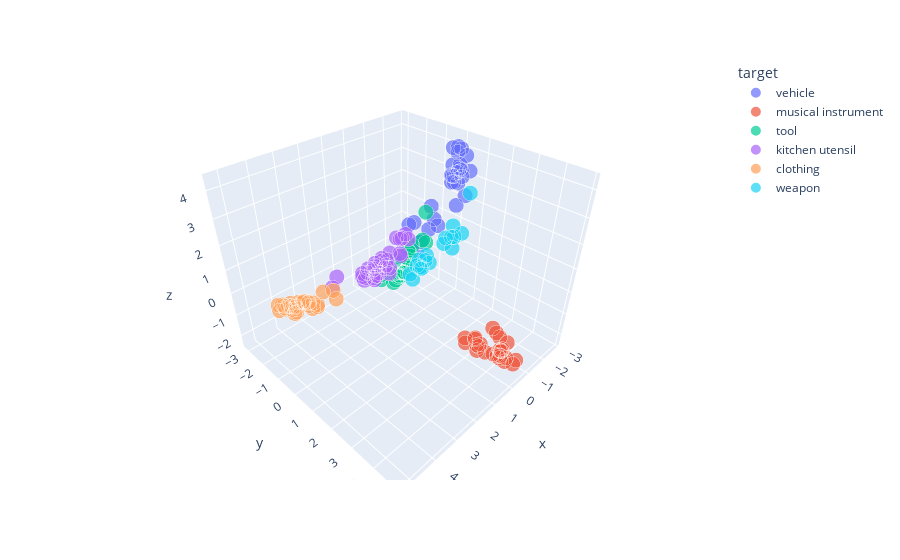

The notebook cell this image was saved under:
### Code cell
transformed_df = pd.DataFrame(transformed_train_X, columns=['x','y','z'])
transformed_df['clusters'] = kmeans.labels_
transformed_df['target'] = train_y.values
transformed_df['name'] = df.index
transformed_df['size'] = [1 for i in range(transformed_df.shape[0])]
px.scatter_3d(transformed_df, x='x', y='y', z='z',
              color='target', hover_data=['name'],size='size', size_max=15)

### Figure 1 — Plotly figure (JSON) as saved in the notebook; plotly's stock layout.template omitted (floating-point values rounded to 4 significant figures)
{"data": [{"customdata": [["(hot air) balloon"], ["airplane"], ["bicycle"], ["boat"], ["bus"], ["car"], ["carriage"], ["cart"], ["go-cart"], ["helicopter"], ["hovercraft"], ["jeep"], ["kick scooter"], ["motorbike (moto)"], ["rocket"], ["scooter (bromfiets)"], ["scooter (brommer)"], ["skateboard"], ["sled"], ["submarine"], ["subway train"], ["taxi"], ["tractor"], ["trailer"], ["train"], ["tram"], ["truck (camion)"], ["truck (vrachtwagen)"], ["van"], ["zeppelin"]], "hovertemplate": "target=vehicle<br>x=%{x}<br>y=%{y}<br>z=%{z}<br>size=%{marker.size}<br>name=%{customdata[0]}<extra></extra>", "legendgroup": "vehicle", "marker": {"color": "#636efa", "size": [1, 1, 1, 1, 1, 1, 1, 1, 1, 1, 1, 1, 1, 1, 1, 1, 1, 1, 1, 1, 1, 1, 1, 1, 1, 1, 1, 1, 1, 1], "sizemode": "area", "sizeref": 0.004444, "symbol": "circle"}, "mode": "markers", "name": "vehicle", "scene": "scene", "showlegend": true, "type": "scatter3d", "x": [-0.3621, -2.282, -0.3127, -1.666, -2.211, -1.9, -0.4801, -0.7376, -0.8958, -2.364, -2.083, -2.034, -0.4068, -1.958, -2.236, -1.711, -1.688, -0.1953, -0.2033, -2.213, -1.978, -1.925, -2.315, -0.9282, -2.115, -2.082, -2.349, -2.474, -2.16, -1.249], "y": [1.072, 0.6176, -0.2686, 0.5914, 0.2619, 0.3047, 0.554, -0.4154, 0.4382, 0.7583, 0.6397, 0.5554, 0.2486, 0.5944, 0.7209, 0.4403, 0.5075, 0.4441, 0.237, 0.3639, 0.2574, 0.7094, 0.2767, 0.2421, 0.3504, 0.295, 0.1706, 0.2196, 0.1217, 1.113], "z": [2.174, 4.033, 1.682, 3.444, 4.075, 4.341, 1.756, 1.54, 1.958, 3.461, 3.3, 3.75, 1.128, 3.629, 2.521, 3.41, 3.413, 1.297, 0.8051, 2.918, 2.983, 3.611, 3.301, 2.398, 3.356, 2.975, 4.216, 4.118, 3.566, 2.639]}, {"customdata": [["accordion"], ["bagpipe"], ["banjo"], ["bass guitar"], ["bassoon"], ["cello"], ["clarinet"], ["cymbals"], ["double bass"], ["drum"], ["drum set"], ["flute"], ["guitar"], ["harmonica"], ["harp"], ["harpsichord"], ["organ"], ["pan flute"], ["piano"], ["recorder"], ["saxophone"], ["synthesizer"], ["tambourine"], ["triangle"], ["trombone"], ["trumpet"], ["violin"]], "hovertemplate": "target=musical instrument<br>x=%{x}<br>y=%{y}<br>z=%{z}<br>size=%{marker.size}<br>name=%{customdata[0]}<extra></extra>", "legendgroup": "musical instrument", "marker": {"color": "#EF553B", "size": [1, 1, 1, 1, 1, 1, 1, 1, 1, 1, 1, 1, 1, 1, 1, 1, 1, 1, 1, 1, 1, 1, 1, 1, 1, 1, 1], "sizemode": "area", "sizeref": 0.004444, "symbol": "circle"}, "mode": "markers", "name": "musical instrument", "scene": "scene", "showlegend": true, "type": "scatter3d", "x": [0.4076, 0.235, -0.1379, -0.1331, -0.3249, -0.2048, -0.286, -0.4773, -0.3446, 0.1776, -0.4617, -0.4875, 0.2496, -0.1879, -0.2244, -0.4544, -0.274, 0.1311, -0.1765, 0.1103, -0.5003, -0.3814, 0.194, -0.3469, -0.6521, -0.6213, -0.1727], "y": [3.818, 3.986, 4.363, 4.319, 4.273, 4.865, 4.147, 3.035, 4.876, 3.477, 3.905, 4.046, 4.316, 3.477, 4.558, 4.231, 4.17, 3.571, 4.539, 3.522, 4.182, 3.782, 3.096, 2.672, 4.078, 4.035, 4.556], "z": [-1.152, -1.432, -1.715, -1.372, -1.784, -1.687, -1.798, -1.85, -1.589, -1.194, -1.032, -2.087, -1.273, -1.671, -1.627, -1.596, -0.9464, -1.699, -0.8801, -1.474, -1.738, -0.8375, -1.601, -2.004, -1.903, -1.875, -1.76]}, {"customdata": [["anvil"], ["axe"], ["chisel"], ["clamp"], ["crowbar (breekijzer)"], ["crowbar (koevoet)"], ["drill"], ["file"], ["filling knife"], ["grinding disc"], ["hammer"], ["lawn mower"], ["level"], ["nail"], ["oil can"], ["paint brush"], ["pickaxe"], ["plane"], ["plough"], ["rope"], ["saw"], ["screw wrench (engelse sleutel)"], ["screwdriver"], ["shovel"], ["tongs"], ["vacuum cleaner"], ["wheelbarrow"], ["wire brush"], ["wrench"]], "hovertemplate": "target=tool<br>x=%{x}<br>y=%{y}<br>z=%{z}<br>size=%{marker.size}<br>name=%{customdata[0]}<extra></extra>", "legendgroup": "tool", "marker": {"color": "#00cc96", "size": [1, 1, 1, 1, 1, 1, 1, 1, 1, 1, 1, 1, 1, 1, 1, 1, 1, 1, 1, 1, 1, 1, 1, 1, 1, 1, 1, 1, 1], "sizemode": "area", "sizeref": 0.004444, "symbol": "circle"}, "mode": "markers", "name": "tool", "scene": "scene", "showlegend": true, "type": "scatter3d", "x": [-1.756, -2.044, -1.657, -1.44, -2.048, -1.962, -2.125, -1.205, -1.551, -2.297, -1.74, -1.792, -0.9781, -1.396, -1.019, -0.09894, -2.049, -1.635, -1.829, 0.006432, -2.047, -1.64, -1.448, -1.574, -1.594, -0.8694, -1.592, -1.097, -1.581], "y": [-1.306, -1.894, -1.929, -1.566, -1.665, -1.818, -1.219, -2.047, -1.921, -1.194, -2.446, -0.7844, -1.661, -2.145, -1.296, -1.578, -1.929, -1.817, -1.526, -1.49, -2.302, -2.065, -2.318, -1.835, -2.192, -0.8403, -1.481, -1.581, -2.155], "z": [-1.509, -1.263, -2.016, -1.698, -1.66, -1.722, -0.1901, -2.355, -1.91, -0.3802, -1.626, 1.423, -1.906, -1.997, -1.307, -1.124, -1.648, -1.897, -0.4644, -1.281, -1.766, -2.241, -2.147, -1.361, -2.066, 0.03556, -0.6874, -1.675, -2.284]}, {"customdata": [["apron"], ["bottle"], ["bowl"], ["can opener"], ["colander"], ["electric kettle"], ["fork"], ["fridge"], ["glass"], ["grater"], ["kettle"], ["knife"], ["microwave oven"], ["mixer"], ["mug"], ["nutcracker"], ["oven"], ["pan"], ["percolator"], ["place mat"], ["plate"], ["pot"], ["scales"], ["scissors"], ["sieve"], ["spatula"], ["spoon"], ["stove"], ["teaspoon"], ["toaster"], ["towel"], ["whisk"], ["wok"]], "hovertemplate": "target=kitchen utensil<br>x=%{x}<br>y=%{y}<br>z=%{z}<br>size=%{marker.size}<br>name=%{customdata[0]}<extra></extra>", "legendgroup": "kitchen utensil", "marker": {"color": "#ab63fa", "size": [1, 1, 1, 1, 1, 1, 1, 1, 1, 1, 1, 1, 1, 1, 1, 1, 1, 1, 1, 1, 1, 1, 1, 1, 1, 1, 1, 1, 1, 1, 1, 1, 1], "sizemode": "area", "sizeref": 0.004444, "symbol": "circle"}, "mode": "markers", "name": "kitchen utensil", "scene": "scene", "showlegend": true, "type": "scatter3d", "x": [2.575, 0.1555, 0.3327, -0.8331, -0.09783, -0.5641, -0.1693, -0.792, 0.3014, -0.8833, -0.4488, -1.508, -0.914, -1.09, 1.019, -0.7771, -1.191, -0.2302, -0.4656, 1.142, 0.6361, -0.1613, -0.1876, -1.022, -0.3814, 0.1386, 0.1972, -1.005, 0.02903, -0.2796, 2.069, -0.4185, -0.2542], "y": [-1.338, -1.652, -1.97, -2.026, -2.046, -0.9499, -2.5, -1.107, -1.704, -1.928, -1.664, -3.09, -1.036, -1.506, -1.46, -1.865, -1.148, -2.101, -0.8975, -1.216, -1.924, -2.065, -1.497, -2.634, -2.17, -1.841, -2.262, -1.634, -1.885, -1.279, -1.706, -2.082, -1.876], "z": [-0.2251, -1.083, -1.003, -0.9827, -1.059, -0.1176, -1.321, 0.5236, -0.7811, -1.342, -0.8699, -1.703, 0.6838, 0.1824, -0.5895, -1.551, 0.2925, -0.873, 0.05459, -0.582, -0.8684, -0.9841, -0.7939, -1.412, -1.618, -1.296, -1.478, 0.2222, -1.482, -0.01072, -0.1936, -1.46, -0.8863]}, {"customdata": [["bathing suit"], ["beanie"], ["belt"], ["blouse"], ["boots"], ["bra"], ["cap"], ["coat"], ["dress"], ["dungarees"], ["hat"], ["jeans"], ["mittens"], ["panties"], ["pants"], ["pullover"], ["pyjamas"], ["scarf"], ["shirt"], ["shoes"], ["shorts"], ["skirt"], ["socks"], ["suit"], ["sweater"], ["t-shirt"], ["tie"], ["top"], ["tracksuit"]], "hovertemplate": "target=clothing<br>x=%{x}<br>y=%{y}<br>z=%{z}<br>size=%{marker.size}<br>name=%{customdata[0]}<extra></extra>", "legendgroup": "clothing", "marker": {"color": "#FFA15A", "size": [1, 1, 1, 1, 1, 1, 1, 1, 1, 1, 1, 1, 1, 1, 1, 1, 1, 1, 1, 1, 1, 1, 1, 1, 1, 1, 1, 1, 1], "sizemode": "area", "sizeref": 0.004444, "symbol": "circle"}, "mode": "markers", "name": "clothing", "scene": "scene", "showlegend": true, "type": "scatter3d", "x": [4.375, 4.319, 3.151, 5.164, 3.154, 4.607, 4.238, 4.952, 5.011, 4.322, 4.163, 4.549, 4.174, 4.976, 5.156, 5.24, 4.901, 4.734, 5.127, 3.614, 4.77, 4.966, 4.763, 4.329, 4.939, 5.068, 4.104, 4.78, 4.502], "y": [-0.4633, -0.2522, -0.3694, -0.3098, -0.4931, -0.4185, -0.4234, -0.4637, -0.03021, -0.2578, -0.01764, -0.2877, -0.2956, -0.6945, -0.7282, -0.5439, -0.09881, -0.3667, -0.3005, -0.4282, -0.3385, -0.2483, -0.6489, 0.02181, -0.3231, -0.6207, -0.09151, -0.3248, -0.2684], "z": [0.6289, 0.5621, 0.1126, 0.9164, 0.4117, 0.7648, 0.5293, 0.8025, 0.7721, 0.6994, 0.563, 0.8033, 0.3257, 0.675, 0.7902, 0.7158, 0.7146, 0.5935, 0.8511, 0.6377, 0.7584, 0.7707, 0.6854, 0.8402, 0.85, 0.8067, 0.5703, 0.7204, 0.8393]}, {"customdata": [["bazooka"], ["bow"], ["canon"], ["club"], ["dagger"], ["double-barreled shotgun"], ["grenade"], ["knuckle dusters"], ["machine gun"], ["pistol"], ["rifle"], ["shield"], ["slingshot"], ["spear"], ["stick"], ["sword"], ["tank"], ["whip"]], "hovertemplate": "target=weapon<br>x=%{x}<br>y=%{y}<br>z=%{z}<br>size=%{marker.size}<br>name=%{customdata[0]}<extra></extra>", "legendgroup": "weapon", "marker": {"color": "#19d3f3", "size": [1, 1, 1, 1, 1, 1, 1, 1, 1, 1, 1, 1, 1, 1, 1, 1, 1, 1], "sizemode": "area", "sizeref": 0.004444, "symbol": "circle"}, "mode": "markers", "name": "weapon", "scene": "scene", "showlegend": true, "type": "scatter3d", "x": [-2.628, -1.083, -2.531, -1.241, -1.516, -2.347, -1.928, -1.175, -2.486, -2.262, -2.378, -0.6377, -0.9373, -0.9839, -0.6052, -1.75, -2.808, -0.8585], "y": [0.4049, 0.1214, 0.02545, -0.5246, -0.8114, 0.1946, 0.09428, -0.4227, 0.1565, -0.1041, 0.1007, -0.5006, 0.02684, -0.4514, -0.3092, -0.6358, 0.5218, -0.05893], "z": [0.6105, -0.1846, 0.8371, -0.8064, -0.6933, -0.0535, 0.3021, -0.7871, 0.4132, 0.3323, 0.4067, -0.8317, -0.05098, -0.5517, -0.9638, -0.5103, 2.348, -0.4219]}], "layout": {"legend": {"itemsizing": "constant", "title": {"text": "target"}, "tracegroupgap": 0}, "margin": {"t": 60}, "scene": {"domain": {"x": [0, 1], "y": [0, 1]}, "xaxis": {"title": {"text": "x"}}, "yaxis": {"title": {"text": "y"}}, "zaxis": {"title": {"text": "z"}}}}}
